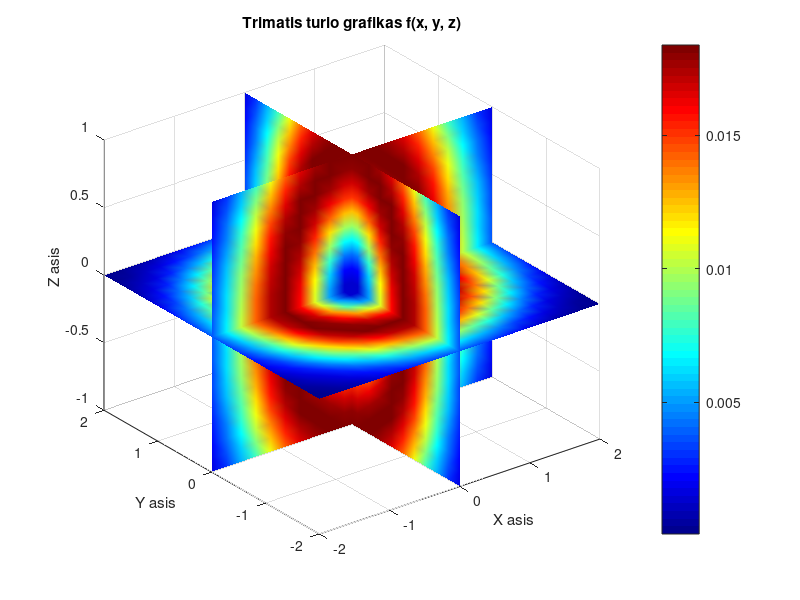
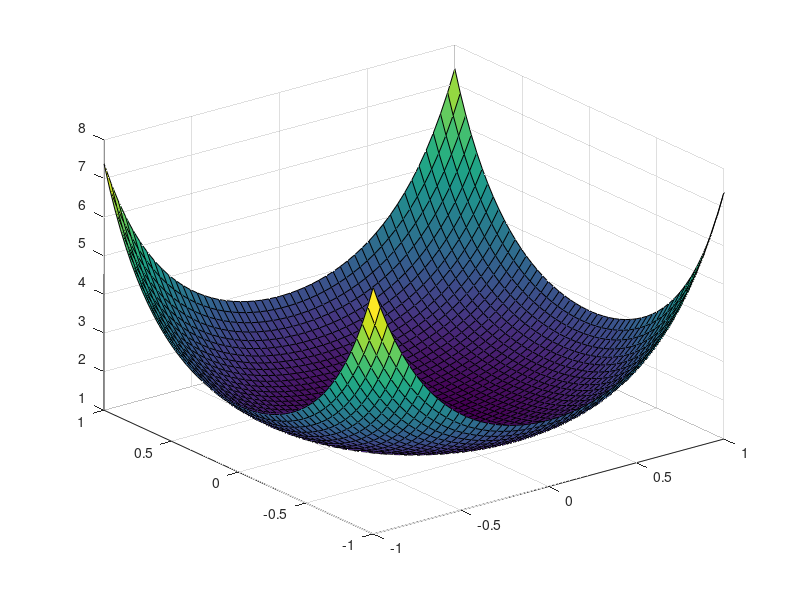

Source code (MATLAB) for these figures, in order: (Note: this script raises an error after producing the figures.)
% Elzė Petkevičiūtė
% Ef-25/2
% 2026-10-02

% 1. Trimatis grafiku vaizdavimas

% a)
figure(1);
x = linspace(-2, 2, 20);
y = linspace(-2, 2, 20);
z = linspace(-1, 1,20);

[X, Y, Z]  = meshgrid(x, y, z);
R2 = X.^2 + Y.^2 + Z.^2;
F = sin(R2 / 20) .* exp(-R2);

slice(X, Y, Z, F, [0], [0], [0]);

colormap('jet');
shading interp;
colorbar;

xlabel('X asis');
ylabel('Y asis');
zlabel('Z asis');
title('Trimatis turio grafikas f(x, y, z)');

% b)
figure(2);
x_b = linspace(-1, 1, 50);
y_b = linspace(-1, 1, 50);
[X_b, Y_b] = meshgrid(x_b, y_b);

R_b = sqrt(X_b.^2 + Y_b.^2);
Z_b = exp(R_b.^2);

surf(X_b, Y_b, Z_b);
colormap('parula');
shading faceted;
colorbar;

xlabel('X asis');
ylabel('Y asis');
zlabel('Z asis');
title('Trimatis pavirsiaus grafikas z(r)');

view(70, 30);
grid on;


%% P. Funkcijos surf savybes

[X, Y] = meshgrid(-2:0.1:2, -2:0.1:2);
Z = 1 - (X.^2 + Y.^2);

% a)
figure(3);
surf(X, Y, Z);
shading interp;
lighting gouraud;
camlight('headlight');

title('a) pavirsius su apsvietimu (camlight)');
xlabel('X');
ylabel('Y');
zlabel('Z');
grid on;

% b)
figure(4);
surfc(X, Y, Z);

title('b) pavirsius su konturu pagrindo plokstumoje');
xlabel('X');
ylabel('Y');
zlabel('Z');
grid on;

% c)
figure(5);
surf(X, Y, Z);
title('c) paprastas funkcijos pavirsius');
xlabel('X');
ylabel('Y');
zlabel('Z');
grid on;
